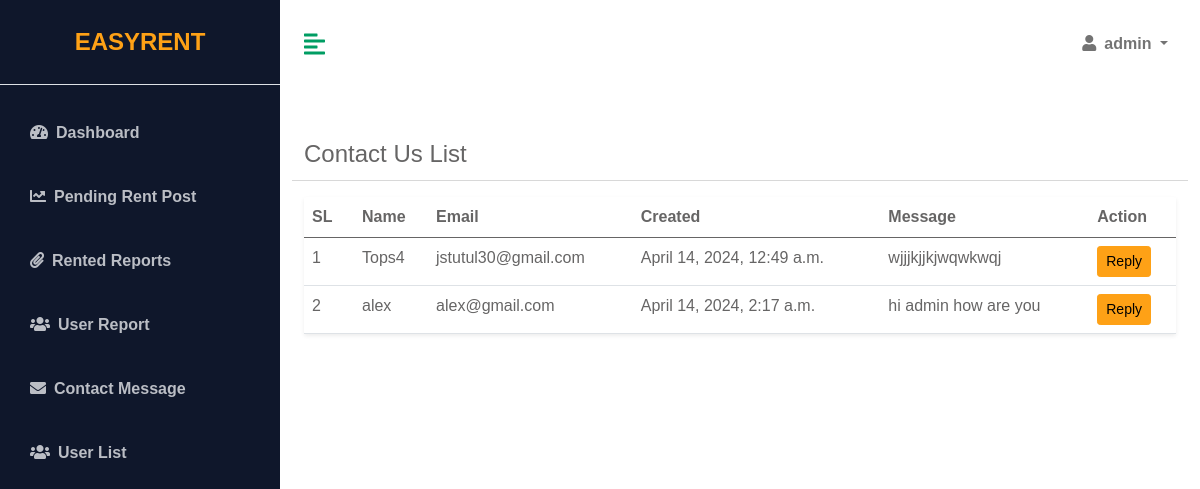
The page /account/contact (signed in) on the database its author committed.
### App_Rental/models.py (models this page shows)
class ContractUs(models.Model):
    name = models.CharField(max_length=50,blank=False)
    email = models.EmailField(max_length=50,blank=False)
    message = models.TextField(max_length=500,blank=False)
    created = models.DateTimeField(auto_now=True,auto_now_add=False)
    def __str__(self):
        return '{}-{}'.format(self.name,self.message)

### App_Account/views.py (the view)
# urls.py: path('contact',ContactMessage,name='contact'),
@admin_required
def ContactMessage(request):
    contacts=ContractUs.objects.all()
    print(contacts)
    context={
        'contacts':contacts
    }
    return render(request,'App_Dashboard/contact.html',context)

### App_Account/views.py (called while the page is built)
def admin_required(view_func):
    @wraps(view_func)
    def wrapper(request, *args, **kwargs):
        if not request.user.is_superuser:
            return render(request,'accessdenied.html')
        return view_func(request, *args, **kwargs)
    return wrapper

### templates/App_Dashboard/contact.html (shortened to what this page needs)
{% extends 'App_Dashboard/base.html'%}
{% load static%}
{% block dashboard%}
{% block css %}
<link href="https://cdn.datatables.net/v/dt/dt-2.0.3/datatables.min.css" rel="stylesheet">
{% endblock %}
<div class="container-fluid px-4">
    <div class="row my-5">
        <div class="col-lg-12 mb-2">
            <span class="mb-3" style="font-size: 24px;">Contact Us List
        </div>
        <hr>
        <div class="col">
            <table class="table bg-white rounded shadow-sm  table-hover" id="rentlist">
                <thead>
                    <tr>
                        <th scope="col" width="50">SL</th>
                        <th scope="col">Name</th>
                        <th scope="col">Email</th>
                        <th scope="col">Created</th>
                        <th scope="col">Message</th>
                        <th scope="col">Action</th>
                    </tr>
                </thead>
                <tbody>
                    {% for item in contacts %}
                    <tr>
                        <td>{{forloop.counter}}</td>
                        <td>{{item.name}}</td>
                        <td>{{item.email}}</td>
                        <td>{{item.created}}</td>
                        <td>{{item.message}}</td>
                        <td>
                            <a target="_blank"
                                href="https://mail.google.com/mail/?view=cm&fs=1&to={{item.email}}&su=EasyRent Reply&body=Thanks for contact us."
                                class="btn btn-primary btn-sm">Reply</a>
                        </td>
                    </tr>
                    {% endfor %}
                </tbody>
            </table>
        </div>
    </div>
</div>
{% endblock %}

### templates/App_Dashboard/base.html (shortened to what this page needs)
{% load static%}
<!DOCTYPE html>
<html lang="en">
<head>
    <link rel="stylesheet" href="https://cdnjs.cloudflare.com/ajax/libs/font-awesome/5.15.3/css/all.min.css" />
    <link rel="stylesheet" href="{% static 'css/bootstrap.min.css'%}">
    <link rel="stylesheet" href="{% static 'css/dashboard.css'%}">
    <link href="{% static 'alert/css/alert.css'%}" rel="stylesheet" />
    <link href="{% static 'alert/themes/default/theme.css'%}" rel="stylesheet" />
    {% block css%}
    {% endblock%}
</head>
<body>
    <div class="d-flex" id="wrapper">
        <div class="bg-dark" id="sidebar-wrapper">
            <div class="sidebar-heading text-center py-4 primary-text fs-4 fw-bold text-uppercase border-bottom">
                <a href="{% url 'home' %}">EasyRent</a>
            </div>
            <div class="list-group list-group-flush my-3">
                {% if request.user.is_superuser %}
                {% include 'App_Dashboard/superadminmenu.html'%}
                {% else %}
                {% include 'App_Dashboard/othermenu.html'%}
                {% endif%}
            </div>
        </div>
        <div id="page-content-wrapper">
            <nav class="navbar navbar-expand-lg navbar-light bg-transparent py-4 px-4">
                <div class="d-flex align-items-center">
                    <i class="fas fa-align-left primary-text fs-4 me-3" id="menu-toggle"></i>
                </div>
                <div class="collapse navbar-collapse" id="navbarSupportedContent">
                    <ul class="navbar-nav ms-auto mb-2 mb-lg-0">
                        <li class="nav-item dropdown">
                            <a class="nav-link dropdown-toggle second-text fw-bold" href="#" id="navbarDropdown"
                                role="button" data-bs-toggle="dropdown" aria-expanded="false">
                                <i class="fas fa-user me-2"></i>{{request.user}}
                            </a>
                        </li>
                    </ul>
                </div>
            </nav>
            {% block dashboard %}
            {% endblock%}
        </div>
    </div>
</body>
</html>

### static/css/dashboard.css (style rules this page uses)
:root { --main-bg-color: #009d63; --main-text-color: #009d63; --second-text-color: #bbbec5; --second-bg-color: #c1efde; }
.primary-text { color: var(--main-text-color); }
.second-text { color: var(--second-text-color); }
#wrapper { overflow-x: hidden; background-color: #ffffff; }
#sidebar-wrapper { min-height: 100vh; position: fixed; width: 280px; left: 0; margin-left: -15rem; -webkit-transition: margin 0.25s ease-out; -moz-transition: margin 0.25s ease-out; -o-transition: margin 0.25s ease-out; transition: margin 0.25s ease-out; }
#sidebar-wrapper .sidebar-heading { padding: 0.875rem 1.25rem; font-size: 1.2rem; }
#sidebar-wrapper .list-group { width: 15rem; }
#page-content-wrapper { position: relative; height: 100vh !important; width: calc(100% - 280px); left: 280px; transition: 0.3s ease; }
#menu-toggle { cursor: pointer; }
@media (min-width: 768px) { #sidebar-wrapper { margin-left: 0; } }

### rows shown on the page
ContractUs: name "Tops4", email "jstutul30@gmail.com", created "April 14, 2024, 12:49 a.m.", message "wjjjkjjkjwqwkwqj"
ContractUs: name "alex", email "alex@gmail.com", created "April 14, 2024, 2:17 a.m.", message "hi admin how are you"

### other values the page prints
{{ request.user }} "admin"
